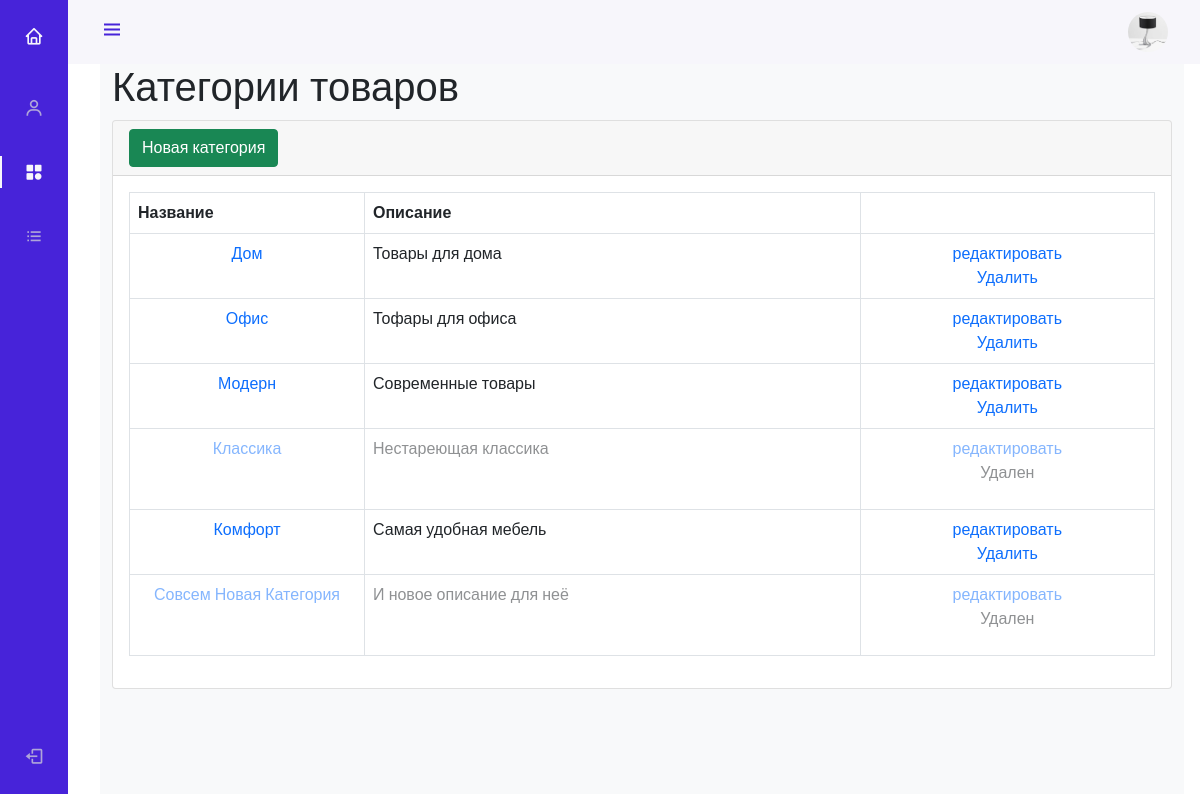
The page /admin_panel/categories/read/ (signed in) on the database its author committed.
### authapp/models.py (models this page shows)
class ShopUser(AbstractUser):
    objects: models.Manager()
    avatar = models.ImageField(
        upload_to='users_avatars',
        blank=True
    )
    age = models.PositiveIntegerField(
        verbose_name='возраст'
    )
    is_deleted = models.BooleanField(
        default=False,
        verbose_name='пользователь удален'
    )

### mainapp/models.py (models this page shows, shortened)
class ProductCategory(models.Model):
    objects: models.Manager()
    name = models.CharField(
        verbose_name='наименование',
        max_length=100,
        unique=True,
    )
    description = models.TextField(
        verbose_name='описание',
        blank=True,
    )
    is_deleted = models.BooleanField(
        default=False,
        verbose_name='категория удалена'
    )
    class Meta():
        verbose_name = 'категория'
        verbose_name_plural = 'категории'

### adminapp/views.py (the view)
class ProductCategoryListView(LoginRequiredMixin, ListView):
    model = ProductCategory
    context_object_name = 'objects'
    template_name = 'adminapp/category_list.html'
    def get_context_data(self, **kwargs):
        context = super().get_context_data(**kwargs)
        context['title'] = 'Категории товаров'
        return context

### adminapp/templates/adminapp/category_list.html (shortened to what this page needs)
{% extends 'adminapp/layout.html' %}
{% load static %}
{% block content %}
<main>
    <div class="container-fluid">
        <h1 class="mt-4">{{ title|capfirst }}</h1>
        <div class="card mb-4">
            <div class="card-header">
                <a href="{% url 'admin_panel:category_create' %}">
                    <button class="btn btn-success">Новая категория</button>
                </a>
            </div>
            <div class="card-body">
                <div class="table-responsive">
                    <table class="table table-bordered" id="dataTable"
                           width="100%" cellspacing="0">
                        <thead>
                        <tr>
                            <th>Название</th>
                            <th>Описание</th>
                            <th></th>
                        </tr>
                        </thead>
                        <tbody>
                        {% for object in objects %}
                        <tr class="{% if object.is_deleted %}
                            is_deleted
                            {% endif %}">
                            <td class="text-center">
                                <a href="{% url 'admin_panel:products' object.pk %}">
                                    {{ object.name|title }}
                                </a>
                            </td>
                            <td>{{ object.description }}</td>
                            <td class="text-center">
                                <a href="{% url 'admin_panel:category_update' object.pk %}">
                                    редактировать
                                </a>
                                <br>
                                {% if not object.is_deleted %}
                                <a href="{% url 'admin_panel:category_delete' object.pk %}">
                                    Удалить
                                </a>
                                {% else %}
                                <p>Удален</p>
                                {% endif %}
                            </td>
                        </tr>
                        {% endfor %}
                        </tbody>
                    </table>
                </div>
            </div>
        </div>
    </div>
</main>
{% endblock %}

### adminapp/templates/adminapp/layout.html (shortened to what this page needs)
<!DOCTYPE html>
{% load static %}
<html>
<head>
    <link rel="stylesheet"
          href="https://cdn.jsdelivr.net/npm/bootstrap@5.0.1/dist/css/bootstrap.min.css"
>
    <link rel="stylesheet" type="text/css"
          href="{% static '/style.css' %}">
    <link rel="stylesheet"
          href="{% static '/fonts/font-awesome/css/font-awesome.css' %}">
    <link rel="stylesheet" type="text/css"
          href="{% static 'adminapp/style.css' %}">
    <link rel='stylesheet'
          href='https://unpkg.com/boxicons@2.0.7/css/boxicons.min.css'>
</head>
<body id="body-pd">
<header class="header" id="header">
    <div class="header_toggle">
        <i class='bx bx-menu' id="header-toggle"></i>
    </div>
    <div class="header_img">
        <img src="/media/{{ user.avatar }}" alt="">
    </div>
</header>
<div class="l-navbar" id="nav-bar">
    <nav class="nav">
        <div>
            <a href="{% url 'index' %}" class="nav_logo">
                <i class='bx bx-home nav_logo-icon'></i>
            </a>
            <div class="nav_list">
                {% include 'adminapp/includes/inc_menu.html' %}
            </div>
        </div>
        <a href="{% url 'auth:logout' %}" class="nav_link">
            <i class='bx bx-log-out nav_icon'></i>
        </a>
    </nav>
</div>
<div class="height-100 bg-light">
    {% block content %}
    {% endblock %}
</div>
</body>
</html>

### geekshop/static/style.css (style rules this page uses)
* { margin: 0; padding: 0; }
body { font-family: 'Montserrat', sans-serif; }
html, body { height: 100%; }
table { width: 100%; }
td:first-child { width: 235px; }

### adminapp/static/adminapp/style.css (style rules this page uses)
:root { --header-height: 3rem; --nav-width: 68px; --first-color: #4723D9; --first-color-light: #AFA5D9; --white-color: #F7F6FB; --body-font: 'Nunito', sans-serif; --normal-font-size: 1rem; --z-fixed: 100 }
body { position: relative; margin: var(--header-height) 0 0 0; padding: 0 1rem; font-family: var(--body-font); font-size: var(--normal-font-size); transition: .5s }
a { text-decoration: none }
.header { width: 100%; height: var(--header-height); position: fixed; top: 0; left: 0; display: flex; align-items: center; justify-content: space-between; padding: 0 1rem; background-color: var(--white-color); z-index: var(--z-fixed); transition: .5s }
.header_toggle { color: var(--first-color); font-size: 1.5rem; cursor: pointer }
.header_img { width: 35px; height: 35px; display: flex; justify-content: center; border-radius: 50%; overflow: hidden }
.header_img img { width: 40px }
.l-navbar { position: fixed; top: 0; left: -30%; width: var(--nav-width); height: 100vh; background-color: var(--first-color); padding: .5rem 1rem 0 0; transition: .5s; z-index: var(--z-fixed) }
.nav { height: 100%; display: flex; flex-direction: column; justify-content: space-between; overflow: hidden }
.nav_logo, .nav_link { display: grid; grid-template-columns: max-content max-content; align-items: center; column-gap: 1rem; padding: .5rem 0 .5rem 1.5rem }
.nav_logo { margin-bottom: 2rem }
.nav_logo-icon { font-size: 1.25rem; color: var(--white-color) }
.nav_link { position: relative; color: var(--first-color-light); margin-bottom: 1.5rem; transition: .3s }
.nav_icon { font-size: 1.25rem }
.height-100 { height: 100vh }
@media screen and (min-width: 768px) { body { margin: calc(var(--header-height) + 1rem) 0 0 0; padding-left: calc(var(--nav-width) + 2rem) } }
@media screen and (min-width: 768px) { .header { height: calc(var(--header-height) + 1rem); padding: 0 2rem 0 calc(var(--nav-width) + 2rem) } }
@media screen and (min-width: 768px) { .header_img { width: 40px; height: 40px } }
@media screen and (min-width: 768px) { .header_img img { width: 45px } }
@media screen and (min-width: 768px) { .l-navbar { left: 0; padding: 1rem 1rem 0 0 } }
.is_deleted { opacity: 0.5; }

### rows shown on the page
ShopUser: avatar (picture)
ProductCategory: name "Дом", description "Товары для дома", is_deleted "Удалить"
ProductCategory: name "Офис", description "Тофары для офиса", is_deleted "Удалить"
ProductCategory: name "Модерн", description "Современные товары", is_deleted "Удалить"
ProductCategory: name "Классика", description "Нестареющая классика", is_deleted "Удален"
ProductCategory: name "Комфорт", description "Самая удобная мебель", is_deleted "Удалить"
ProductCategory: name "Совсем Новая Категория", description "И новое описание для неё", is_deleted "Удален"

### other values the page prints
{{ title|capfirst }} "Категории товаров"
